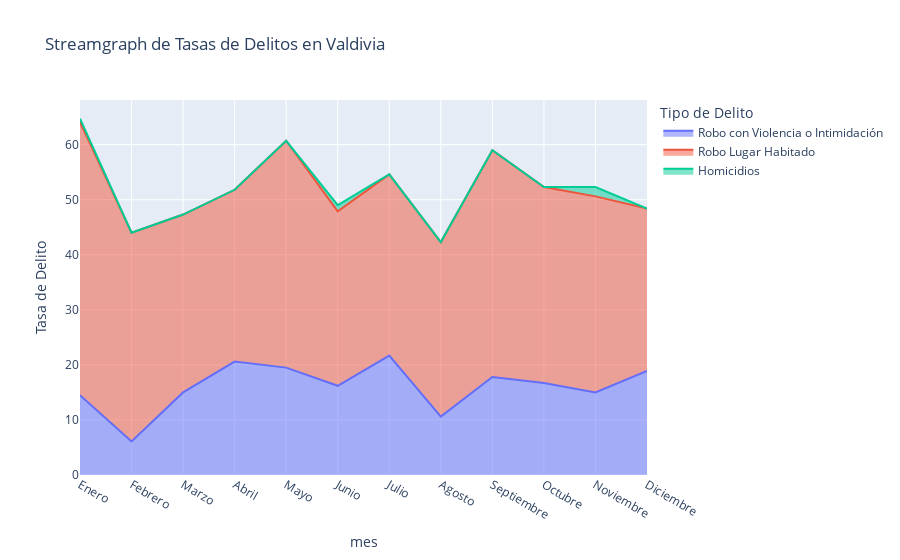

The notebook cell saved with this chart:
### Code cell
import pandas as pd
import plotly.express as px

# Cargar datos desde el archivo Excel
archivo_excel = "./Valdivia.xlsx"  # Reemplaza con la ruta correcta de tu archivo Excel
df = pd.read_excel(archivo_excel)

# Filtrar datos para la comuna de Valdivia
df_valdivia = df[df["nombre"] == "Valdivia"]

# Definir el orden de los meses
orden_meses = ["Enero", "Febrero", "Marzo", "Abril", "Mayo", "Junio", "Julio", "Agosto", "Septiembre", "Octubre", "Noviembre", "Diciembre"]

# Convertir la columna "mes" a tipo categórico con el orden deseado
df_valdivia["mes"] = pd.Categorical(df_valdivia["mes"], categories=orden_meses, ordered=True)

# Ordenar el DataFrame por los meses
df_valdivia = df_valdivia.sort_values("mes")

# Crear el gráfico de tipo stream con Plotly
fig = px.area(df_valdivia, x='mes', y='tasa', color='delito',
              title='Streamgraph de Tasas de Delitos en Valdivia',
              labels={'tasa': 'Tasa de Delito', 'delito': 'Tipo de Delito'},
              category_orders={"mes": orden_meses})

# Mostrar el gráfico
fig.show()

### Figure 1 — Plotly figure (JSON) as saved in the notebook; plotly's stock layout.template omitted (floating-point values rounded to 4 significant figures)
{"data": [{"fillpattern": {"shape": ""}, "hovertemplate": "Tipo de Delito=Robo con Violencia o Intimidación<br>mes=%{x}<br>Tasa de Delito=%{y}<extra></extra>", "legendgroup": "Robo con Violencia o Intimidación", "line": {"color": "#636efa"}, "marker": {"symbol": "circle"}, "mode": "lines", "name": "Robo con Violencia o Intimidación", "orientation": "v", "showlegend": true, "stackgroup": "1", "type": "scatter", "x": ["Enero", "Febrero", "Marzo", "Abril", "Mayo", "Junio", "Julio", "Agosto", "Septiembre", "Octubre", "Noviembre", "Diciembre"], "xaxis": "x", "y": [14.5, 6.1, 15, 20.6, 19.5, 16.2, 21.7, 10.6, 17.8, 16.7, 15, 18.9], "yaxis": "y"}, {"fillpattern": {"shape": ""}, "hovertemplate": "Tipo de Delito=Robo Lugar Habitado<br>mes=%{x}<br>Tasa de Delito=%{y}<extra></extra>", "legendgroup": "Robo Lugar Habitado", "line": {"color": "#EF553B"}, "marker": {"symbol": "circle"}, "mode": "lines", "name": "Robo Lugar Habitado", "orientation": "v", "showlegend": true, "stackgroup": "1", "type": "scatter", "x": ["Enero", "Febrero", "Marzo", "Abril", "Mayo", "Junio", "Julio", "Agosto", "Septiembre", "Octubre", "Noviembre", "Diciembre"], "xaxis": "x", "y": [49.6, 37.9, 32.3, 31.2, 41.2, 31.7, 32.9, 31.7, 41.2, 35.6, 35.6, 29.5], "yaxis": "y"}, {"fillpattern": {"shape": ""}, "hovertemplate": "Tipo de Delito=Homicidios<br>mes=%{x}<br>Tasa de Delito=%{y}<extra></extra>", "legendgroup": "Homicidios", "line": {"color": "#00cc96"}, "marker": {"symbol": "circle"}, "mode": "lines", "name": "Homicidios", "orientation": "v", "showlegend": true, "stackgroup": "1", "type": "scatter", "x": ["Enero", "Febrero", "Marzo", "Abril", "Mayo", "Junio", "Julio", "Agosto", "Septiembre", "Octubre", "Noviembre", "Diciembre"], "xaxis": "x", "y": [0.6, 0, 0, 0, 0, 1.1, 0, 0, 0, 0, 1.7, 0], "yaxis": "y"}], "layout": {"autosize": true, "legend": {"title": {"text": "Tipo de Delito"}, "tracegroupgap": 0}, "title": {"text": "Streamgraph de Tasas de Delitos en Valdivia"}, "xaxis": {"anchor": "y", "autorange": true, "categoryarray": ["Enero", "Febrero", "Marzo", "Abril", "Mayo", "Junio", "Julio", "Agosto", "Septiembre", "Octubre", "Noviembre", "Diciembre"], "categoryorder": "array", "domain": [0, 1], "range": [0, 11], "title": {"text": "mes"}, "type": "category"}, "yaxis": {"anchor": "x", "autorange": true, "domain": [0, 1], "range": [0, 68.11], "title": {"text": "Tasa de Delito"}, "type": "linear"}}}
